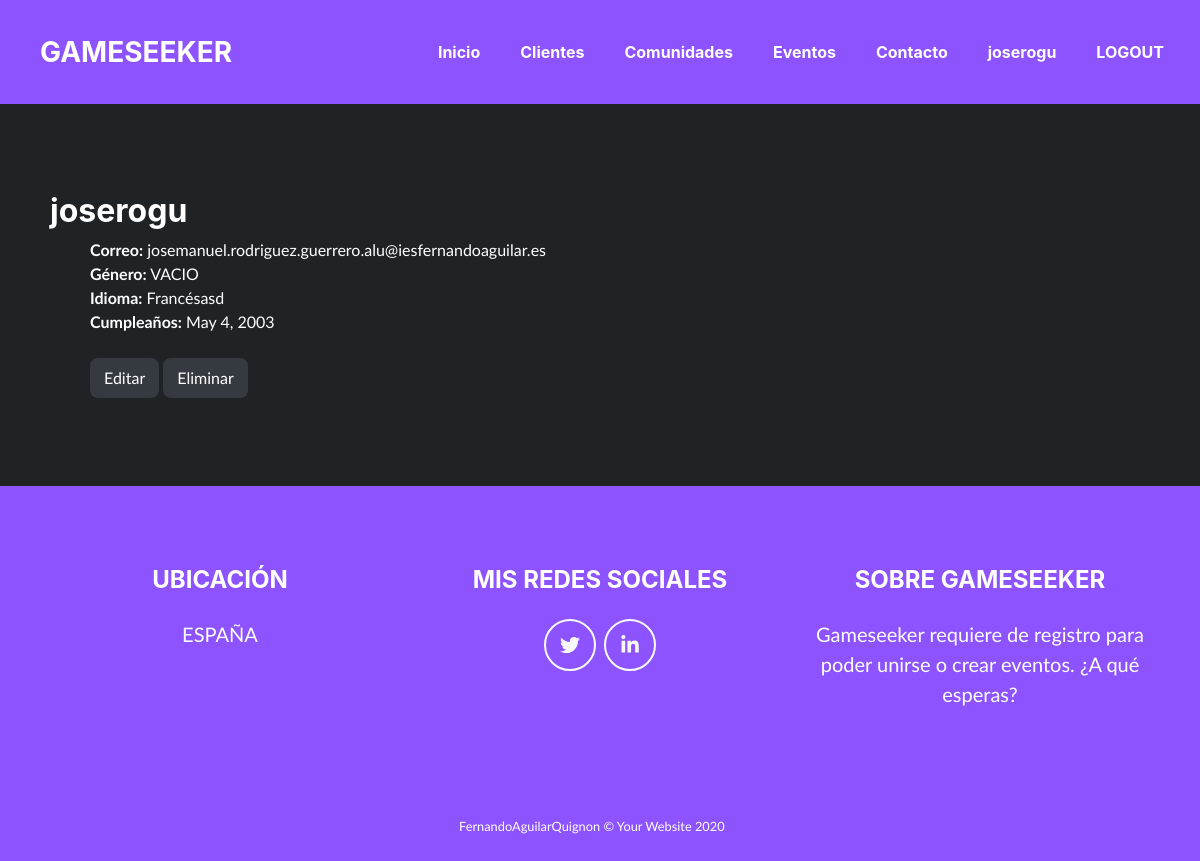
/clients/1/ (signed in), run on the app's committed database.
### gameseek_app/models.py (models this page shows, shortened)
class Client(AbstractUser):
    class Gender(models.TextChoices):
        VACIO = "VACIO", _("----")
        HOMBRE = "HOMBRE", _("Hombre")
        MUJER = "MUJER", _("Mujer")
        OTRO = "OTRO", _("Otro")
    username = models.CharField(max_length=50, unique=True, null=False, blank=False)
    email = models.EmailField(max_length = 254, unique=True, null=False, blank=False)
    gender = models.CharField(
        max_length = 7,
        choices=Gender.choices,
        default=Gender.VACIO,
    )
    language = models.CharField(max_length = 100, null=True)
    birthday = models.DateField(null=True)

### gameseek_app/views.py (the view)
# urls.py: path("clients/<int:pk>/", ClientDetailView.as_view(), name="clients-detail"),
class ClientDetailView(UserPassesTestMixin, DetailView):
    queryset = Client.objects.all()
    context_object_name = 'client'
    def test_func(self):
        try:
            return Client.objects.get(pk=self.request.user.pk)==Client.objects.get(pk=self.kwargs.get("pk"))
        except:
            return False

### gameseek_app/templates/gameseek_app/client_detail.html (shortened to what this page needs)
{% extends "base.html" %}
{% block content %}
    <section class="page-section portfolio" id="portfolio">
        <h2>{{ object.username }}</h2>
        <ul>
        <li style="list-style: none"><b>Correo:</b> {{ object.email }}</li>
        <li style="list-style: none"><b>Género:</b> {{ object.gender }}</li>
        <li style="list-style: none"><b>Idioma:</b> {{ object.language }}</li>
        <li style="list-style: none"><b>Cumpleaños:</b> {{ object.birthday }}</li>
        <br>
        <button type="button" class="btn btn-dark" onclick="window.location.href='edit/'">Editar</button>
        <button type="button" class="btn btn-dark" onclick="window.location.href='delete/'">Eliminar</button>
        </ul>
    </section>
{% endblock %}

### gameseek_app/templates/base.html (shortened to what this page needs)
<!DOCTYPE html>
{% load static %}
<html lang="en">
    <head>
        <link href="{% static "css/styles.css" %}" rel="stylesheet" >
        <link rel="stylesheet" type="text/css" href="{% static 'css/heading.css' %}">
        <link rel="stylesheet" type="text/css" href="{% static 'css/body.css' %}">
    </head>
    <body>
        <nav class="navbar navbar-expand-lg bg-secondary fixed-top" id="mainNav">
            <div class="container"><a class="navbar-brand js-scroll-trigger" href="/">GAMESEEKER</a></div>
                <div class="collapse navbar-collapse" id="navbarResponsive">
                        <ul class="navbar-nav ml-auto">
                            <li class="nav-item mx-0 mx-lg-1"><a class="nav-link py-3 px-0 px-lg-3 rounded js-scroll-trigger" href=/>Inicio</a>
                            </li>
                            <li class="nav-item mx-0 mx-lg-1"><a class="nav-link py-3 px-0 px-lg-3 rounded js-scroll-trigger" href={% url 'gmsk:clients-list' %}>Clientes</a>
                            </li>
                            <li class="nav-item mx-0 mx-lg-1"><a class="nav-link py-3 px-0 px-lg-3 rounded js-scroll-trigger" href={% url 'gmsk:communitys-list' %}>Comunidades</a>
                            </li>
                            <li class="nav-item mx-0 mx-lg-1"><a class="nav-link py-3 px-0 px-lg-3 rounded js-scroll-trigger" href={% url 'gmsk:events-list' %}>Eventos</a>
                            </li>
                            <li class="nav-item mx-0 mx-lg-1"><a class="nav-link py-3 px-0 px-lg-3 rounded js-scroll-trigger" href="/contacto">Contacto</a>
                            </li>
                            {% if user.is_authenticated %}
                                <li class="nav-item mx-0 mx-lg-1"><a class="nav-link py-3 px-0 px-lg-3 rounded js-scroll-trigger" href={% url 'gmsk:clients-detail' request.user.id %}>{{ request.user.username }}</a>
                                </li>
                                <li class="nav-item mx-0 mx-lg-1 "><a class="nav-link py-3 px-0 px-lg-3 rounded js-scroll-trigger" href={% url 'logout' %}>LOGOUT</a>
                                </li>
                                {% else %}
                                <li class="nav-item mx-0 mx-lg-1"><a class="nav-link py-3 px-0 px-lg-3 rounded js-scroll-trigger" href={% url 'login' %}>LOGIN</a>
                                </li>
                                <li class="nav-item mx-0 mx-lg-1"><a class="nav-link py-3 px-0 px-lg-3 rounded js-scroll-trigger" href="register/">REGISTER</a>
                                </li>
                            {% endif %}
                        </ul>
                </div>
        </nav>
        {% block content %}{% endblock %}
        <footer class="footer text-center">
            <div class="container">
                <div class="row">
                    <div class="col-lg-4 mb-5 mb-lg-0">
                        <h4 class="mb-4">UBICACIÓN</h4>
                        <p class="pre-wrap lead mb-0">ESPAÑA</p>
                    </div>
                    <div class="col-lg-4 mb-5 mb-lg-0">
                        <h4 class="mb-4">MIS REDES SOCIALES</h4><a class="btn btn-outline-light btn-social mx-1" href="https://twitter.com/Gameseeker_"><i class="fab fa-fw fa-twitter"></i></a><a class="btn btn-outline-light btn-social mx-1" href="https://www.linkedin.com/in/https://www.linkedin.com/in/jos%C3%A9-manuel-rodr%C3%ADguez-guerrero-367a09234/"><i class="fab fa-fw fa-linkedin-in"></i></a>
                    </div>
                    <div class="col-lg-4">
                        <h4 class="mb-4">SOBRE GAMESEEKER</h4>
                        <p class="pre-wrap lead mb-0">Gameseeker requiere de registro para poder unirse o crear eventos. ¿A qué esperas?</p>
                    </div>
                </div>
            </div>
        </footer>
    <section class="copyright py-4 text-center text-white">
        <div class="container"><small class="pre-wrap">FernandoAguilarQuignon © Your Website 2020     </small></div>
    </section>
    </body>
</html>

### data on the page
Client: user.username "joserogu", username "joserogu", email "josemanuel.rodriguez.guerrero.alu@iesfernandoaguilar.es", gender "VACIO", language "Francésasd", birthday "May 4, 2003"
